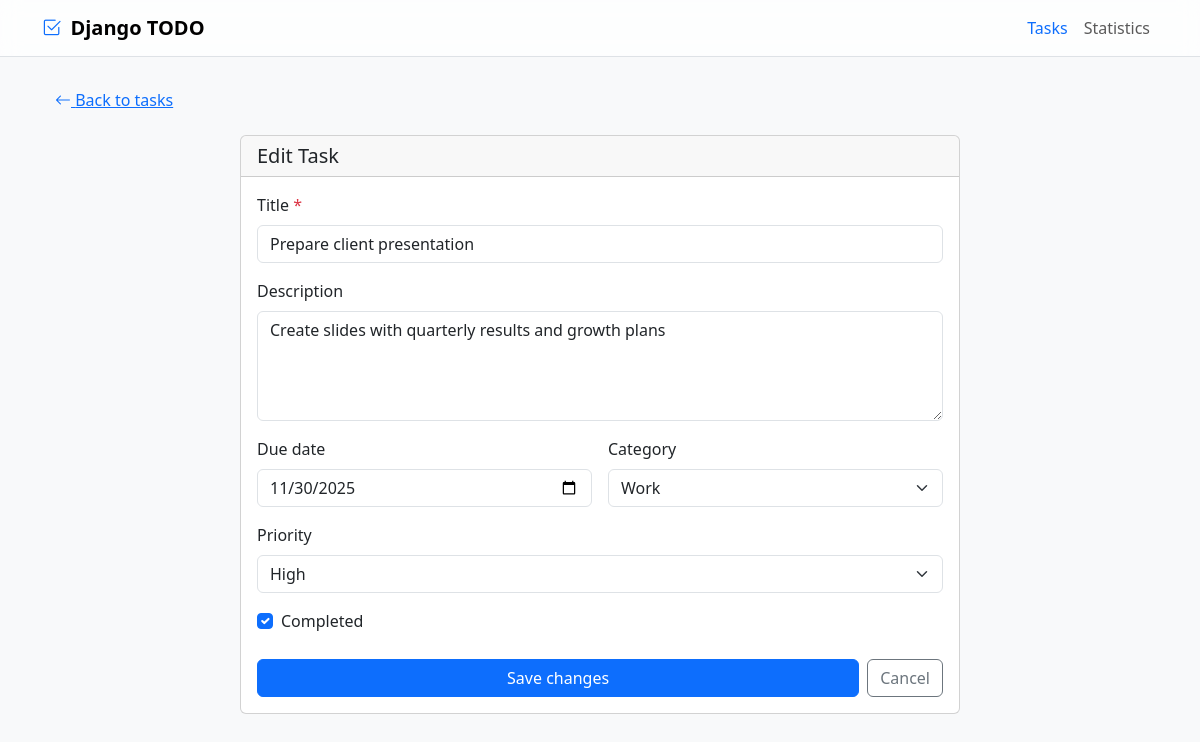
Page /todos/11/edit/ on the committed database.
### tasks/models.py (models this page shows, shortened)
class Todo(models.Model):
    title = models.CharField(max_length=200)
    description = models.TextField(blank=True)
    due_date = models.DateField(null=True, blank=True)
    is_resolved = models.BooleanField(default=False)
    priority = models.CharField(max_length=10, choices=PRIORITY_CHOICES, default="medium")
    category = models.CharField(max_length=20, choices=CATEGORY_CHOICES, default="work")
    created_at = models.DateTimeField(auto_now_add=True)
    class Meta:
        ordering = ["is_resolved", "due_date", "-priority", "-created_at"]

### tasks/views.py (the view)
# urls.py: path("todos/<int:pk>/edit/", TodoUpdateView.as_view(), name="edit"),
class TodoUpdateView(UpdateView):
    model = Todo
    form_class = TodoForm
    template_name = "tasks/form.html"
    success_url = reverse_lazy("tasks:list")

### tasks/forms.py
class TodoForm(forms.ModelForm):
    class Meta:
        model = Todo
        fields = [
            "title",
            "description",
            "due_date",
            "category",
            "priority",
            "is_resolved",
        ]
        widgets = {
            "title": forms.TextInput(attrs={"class": "form-control", "placeholder": "Enter task title"}),
            "description": forms.Textarea(attrs={"class": "form-control", "rows": 4, "placeholder": "Add task details (optional)"}),
            "due_date": forms.DateInput(attrs={"class": "form-control", "type": "date"}),
            "category": forms.Select(attrs={"class": "form-select"}),
            "priority": forms.Select(attrs={"class": "form-select"}),
            "is_resolved": forms.CheckboxInput(attrs={"class": "form-check-input"}),
        }

### tasks/templates/tasks/form.html (shortened to what this page needs)
{% extends 'base.html' %}
{% block content %}
  <a href="/todos/" class="btn btn-link mb-3"><i class="bi bi-arrow-left"></i> Back to tasks</a>
  <div class="card mx-auto" style="max-width: 720px;">
    <div class="card-header">
      <h2 class="h5 mb-0">{% if form.instance.pk %}Edit Task{% else %}New Task{% endif %}</h2>
    </div>
    <div class="card-body">
      <form method="post" class="d-grid gap-3">
        <div>
          <label for="id_title" class="form-label">Title <span class="text-danger">*</span></label>
          {{ form.title }}
        </div>
        <div>
          <label for="id_description" class="form-label">Description</label>
          {{ form.description }}
        </div>
        <div class="row g-3">
          <div class="col-md-6">
            <label for="id_due_date" class="form-label">Due date</label>
            {{ form.due_date }}
          </div>
          <div class="col-md-6">
            <label for="id_category" class="form-label">Category</label>
            {{ form.category }}
          </div>
        </div>
        <div>
          <label for="id_priority" class="form-label">Priority</label>
          {{ form.priority }}
        </div>
        {% if form.instance.pk %}
          <div class="form-check">
            {{ form.is_resolved }}
            <label for="id_is_resolved" class="form-check-label">Completed</label>
          </div>
        {% endif %}
        <div class="d-flex gap-2 pt-2">
          <button type="submit" class="btn btn-primary flex-fill">{% if form.instance.pk %}Save changes{% else %}Create task{% endif %}</button>
          <a href="/todos/" class="btn btn-outline-secondary">Cancel</a>
        </div>
      </form>
    </div>
  </div>
{% endblock %}

### rows in the picture
Todo: title "Prepare client presentation", description "Create slides with quarterly results and growth plans", due_date "11/30/2025", category "Work", priority "High", is_resolved "☑"
